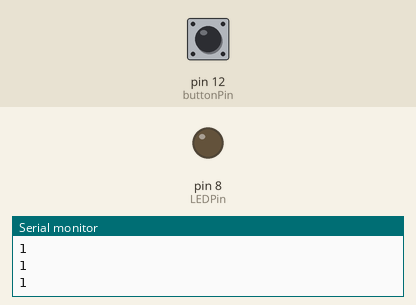
Simulated run of this sketch. Board: Arduino Uno, built with avr-gcc and run on an emulated ATmega328P. Shown: output pins drawn as LEDs (lit = HIGH), the last lines printed to the serial monitor. Dashed ring = blinking. The inputs (shaded band) are chosen by the test bench; at power-on: pin 12 (buttonPin) HIGH.

Above: at 1.3 s.
1.4 s: pin 12 (buttonPin) pulled LOW for 1 s
At 1.87 s:
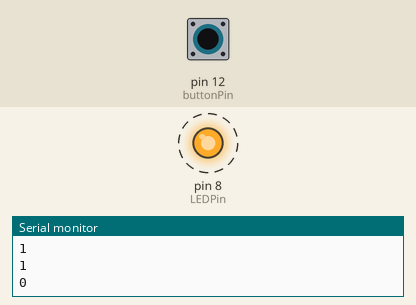
4.0 s: pin 12 (buttonPin) pulled LOW for 3.2 s
At 8.4 s:
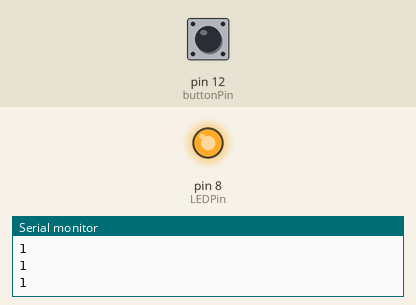
8.7 s: pin 12 (buttonPin) pulled LOW for 0.3 s
At 9.4 s:
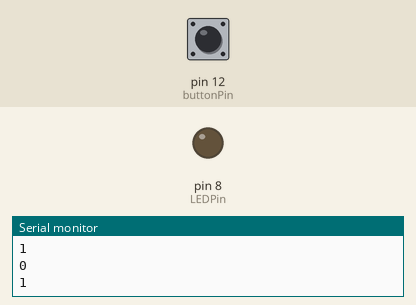
Timing chart, 0 to 11.7 s (numbered marks = the images above; inputs shaded):
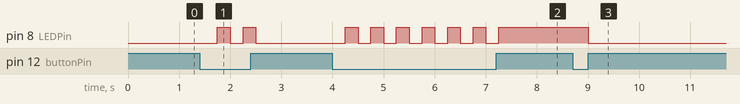

The sketch:

Pull-up_And_down.ino
```cpp
int LEDPin = 8;
int buttonPin = 12;
int buttonRead ;
int LEDstate = 0;


void setup() {
  // put your setup code here, to run once:
  Serial.begin(9600);
  pinMode(LEDPin, OUTPUT);
  pinMode(buttonPin, INPUT);
}

void loop() {
  buttonRead = digitalRead(buttonPin);
  delay(250);

  if(buttonRead == 0 ){
    if(LEDstate == 0){
      LEDstate = 1;
      digitalWrite(LEDPin, HIGH);
    }else{
      LEDstate = 0;
      digitalWrite(LEDPin, LOW);
    }
  }
  Serial.println(buttonRead);


}
```

Measured:
- after the input at 1.4 s, pin 8 (LEDPin): alternates HIGH for 0.25 s and LOW for 0.25 s, 4 changes in all, then stays LOW, starting after 0.35 s
- after the input at 4.0 s, pin 8 (LEDPin): alternates HIGH for 0.25 s and LOW for 0.25 s, 13 changes in all, then stays HIGH, starting after 0.25 s
- after the input at 8.7 s, pin 8 (LEDPin): HIGH → LOW after 0.30 s
